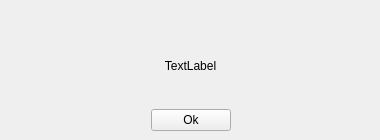
<?xml version="1.0" encoding="UTF-8"?>
<ui version="4.0">
 <class>CMessageBox</class>
 <widget class="QWidget" name="CMessageBox">
  <property name="geometry">
   <rect>
    <x>0</x>
    <y>0</y>
    <width>380</width>
    <height>140</height>
   </rect>
  </property>
  <property name="windowTitle">
   <string>Form</string>
  </property>
  <widget class="QWidget" name="gridLayoutWidget">
   <property name="geometry">
    <rect>
     <x>10</x>
     <y>30</y>
     <width>361</width>
     <height>101</height>
    </rect>
   </property>
   <layout class="QGridLayout" name="gridLayout">
    <item row="1" column="1">
     <widget class="QPushButton" name="buttonOk">
      <property name="minimumSize">
       <size>
        <width>80</width>
        <height>0</height>
       </size>
      </property>
      <property name="maximumSize">
       <size>
        <width>16777215</width>
        <height>16777215</height>
       </size>
      </property>
      <property name="text">
       <string>Ok</string>
      </property>
     </widget>
    </item>
    <item row="1" column="0">
     <spacer name="horizontalSpacer">
      <property name="orientation">
       <enum>Qt::Horizontal</enum>
      </property>
      <property name="sizeHint" stdset="0">
       <size>
        <width>40</width>
        <height>20</height>
       </size>
      </property>
     </spacer>
    </item>
    <item row="1" column="2">
     <spacer name="horizontalSpacer_2">
      <property name="orientation">
       <enum>Qt::Horizontal</enum>
      </property>
      <property name="sizeHint" stdset="0">
       <size>
        <width>40</width>
        <height>20</height>
       </size>
      </property>
     </spacer>
    </item>
    <item row="0" column="0" colspan="3">
     <widget class="QLabel" name="labelMessage">
      <property name="text">
       <string>TextLabel</string>
      </property>
      <property name="textFormat">
       <enum>Qt::RichText</enum>
      </property>
      <property name="alignment">
       <set>Qt::AlignCenter</set>
      </property>
      <property name="openExternalLinks">
       <bool>true</bool>
      </property>
     </widget>
    </item>
   </layout>
  </widget>
 </widget>
 <resources/>
 <connections/>
</ui>
